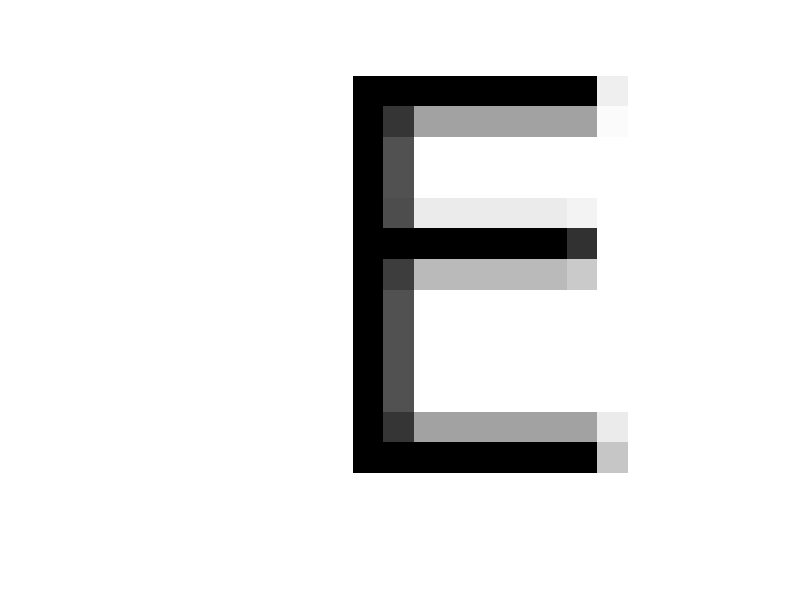

The MATLAB source for this figure:
%This is part c of the assignment
%this is for the char_c1 matrix, where it imports the char_c1 matrix which
%spells out science, since I put a pause between each letter, you need to
%hit enter to see all the images
load('char_c1.mat');
counter = 1;
while counter <8
    scan = Bchar(:,counter);
    x= Achar\scan;
    x =reshape(x,imsize);
    x = x';
    imshow(x)
    counter = counter + 1;
    pause();
end